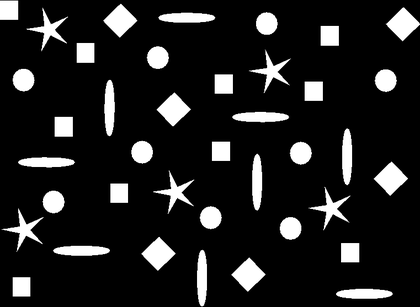
%> input picture formas.png, 420 x 307 px, shrunk from 761 x 557 before the run
$ octave moravec.m   (GNU Octave 9; MATLAB toolbox functions it lacks are replaced by stand-ins)
%> lines starting %> are read from the running program, lines starting %| are printed output that depends on the picture; in (x1, y1, x2, y2) boxes, pixels count from 0 and x2, y2 are one past the last pixel; in counts of white or black regions, pixels touching at a corner belong together; the program's own positions count from 1
clear all;
close all;

threshold = 0.5;
I = imread('formas.png');
%> I is the input picture: size 307x420 uint8; min 0, max 255, mean 33.1

h = conv2([1 -1],I);
v = conv2([1 -1]',I);
d1 = conv2([0 0 -1;0 0 0;1 0 0],I);
d2 = conv2([1 0 0;0 0 0;0 0 -1],I);
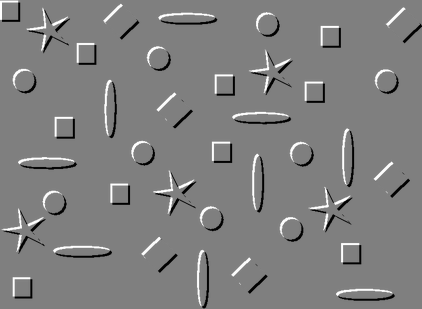
%> d2: size 309x422 double; min -255, max 255, mean 0; mean of the top-left, top-right, bottom-left and bottom-right quarters 0.4, 0.7, 0, -1.1; drawn with min black and max white

for i=2:size(h,1)-1
    for j=2:size(h,2)-1
        hh(i,j) =sum(sum(abs(h(i-1:i+1,j-1:j+1))));
    end
end


for i=2:size(v,1)-1
    for j=2:size(v,2)-1
        vv(i,j) =sum(sum(abs(v(i-1:i+1,j-1:j+1))));
    end
end


for i=2:size(d1,1)-1
    for j=2:size(d1,2)-1
        dd1(i,j) =sum(sum(abs(d1(i-1:i+1,j-1:j+1))));
    end
end
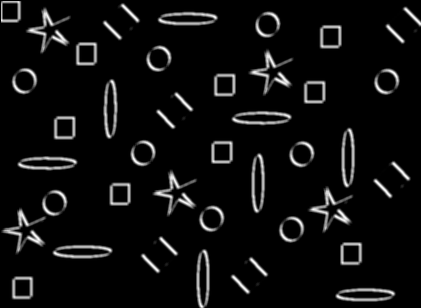
%> dd1: size 308x421 double; min 0, max 2057, mean 120.9; drawn with min black and max white


for i=2:size(d2,1)-1
    for j=2:size(d2,2)-1
        dd2(i,j) =sum(sum(abs(d2(i-1:i+1,j-1:j+1))));
    end
end
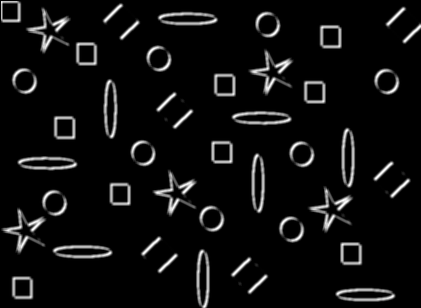
%> dd2: size 308x421 double; min 0, max 2023, mean 121.8; drawn with min black and max white

sizes = [size(hh);size(vv);size(dd1);size(dd2)];
%> sizes = [306 420; 307 419; 308 421; 308 421]
maxY = min(sizes(:,2)');
%> maxY = 419
maxX = min(sizes(:,1)');
%> maxX = 306

hh = hh(1:maxX,1:maxY);
%> hh: size 306x419 double
vv = vv(1:maxX,1:maxY);
%> vv: size 306x419 double
dd1 = dd1(1:maxX,1:maxY);
%> dd1: size 306x419 double
dd2 = dd2(1:maxX,1:maxY);
%> dd2: size 306x419 double

diffImages = cat(3,hh,vv,dd1,dd2);
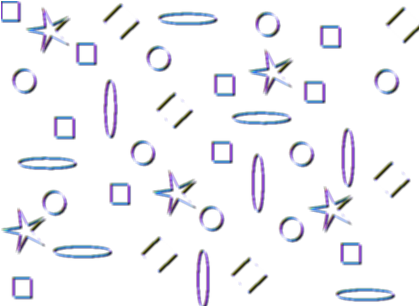
%> diffImages: size 306x419x4 double; mean R, G, B, A 42.9, 44.3, 122, 122.9; transparent parts drawn white
corners = min(diffImages,[],3);

figure,imshow(corners),title('Min');
%> after `imshow(corners)`:
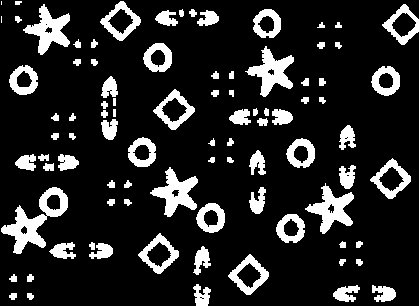
%> displayed picture: size 306x419, on the screen's scale of 0 to 255; 15.2% white; 89 white regions (2 under 20 px), largest, box (x1, y1, x2, y2) and area: (1, 187, 68, 254) 1507, (245, 46, 294, 97) 1050, (150, 167, 198, 217) 1039

cmax = corners/max(corners(:));
figure,imshow(cmax),title('Normalizado');

ct = cmax;

for i = 1:size(ct,1)*size(ct,2)
    if(ct(i) < threshold)
        ct(i) = 0;
    end
end
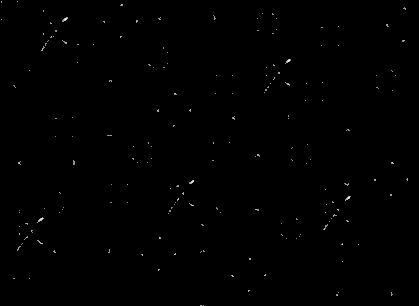
%> ct: size 306x419 double; min 0, max 1, mean 0.00259
figure,imshow(ct),title('Threshold');

cn = ct;

for i = 2:size(cn,1)-1
    for j = 2:size(cn,2)-1
        if(cn(i,j) == max(reshape(cn(i-1:i+1,j-1:j+1),1,[])))
            cn(i) = 1;
        else
            cn(i) = 0;
        end
    end
end
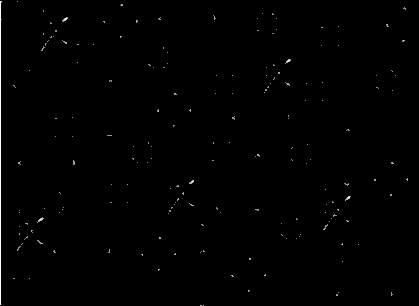
%> cn: size 306x419 double; 0.24% of pixels changed, all inside (x1, y1, x2, y2) = (0, 1, 1, 305)
figure,imshow(cn),title('Final Corners');

% [indi,indj] = ind2sub(size(cn),find(cn > 0));
% indi = indi+1;
% indj = indj+1;
% figure,imshow(I),hold on,plot(indi,indj,'r*');
